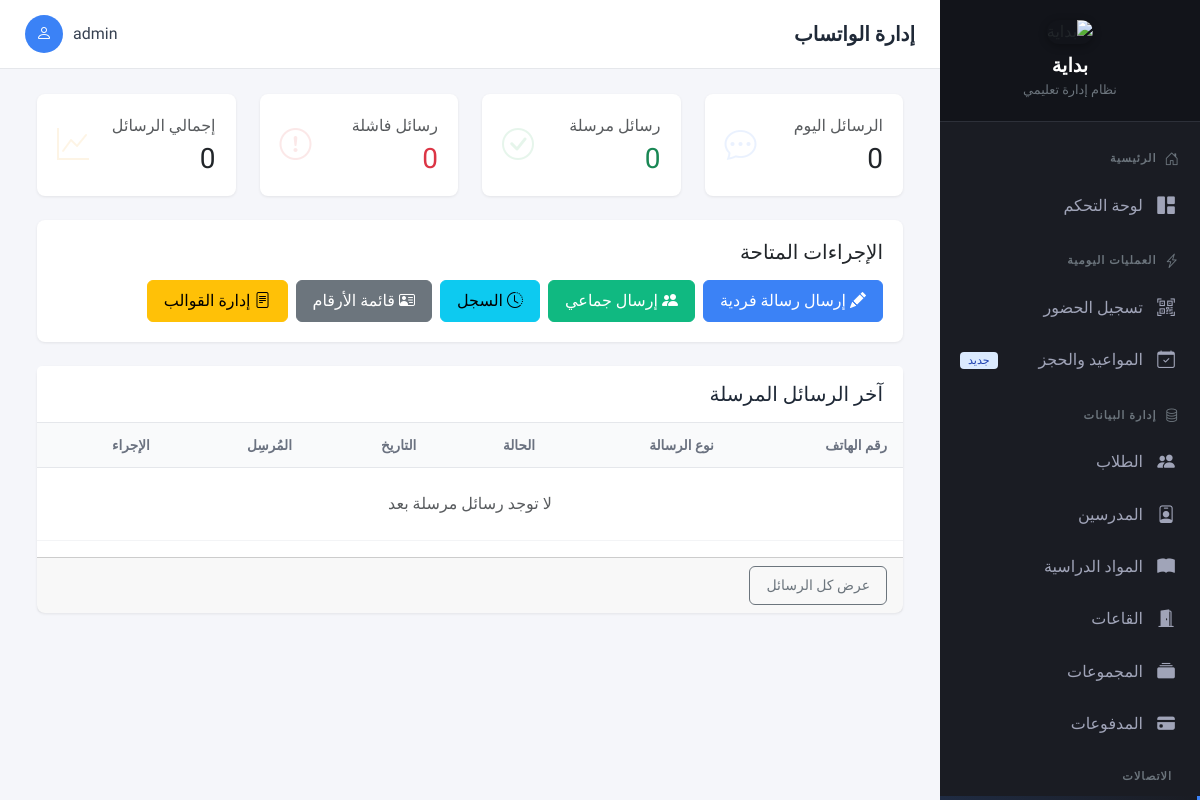
The app's page /notifications/whatsapp/ (signed in), older data.
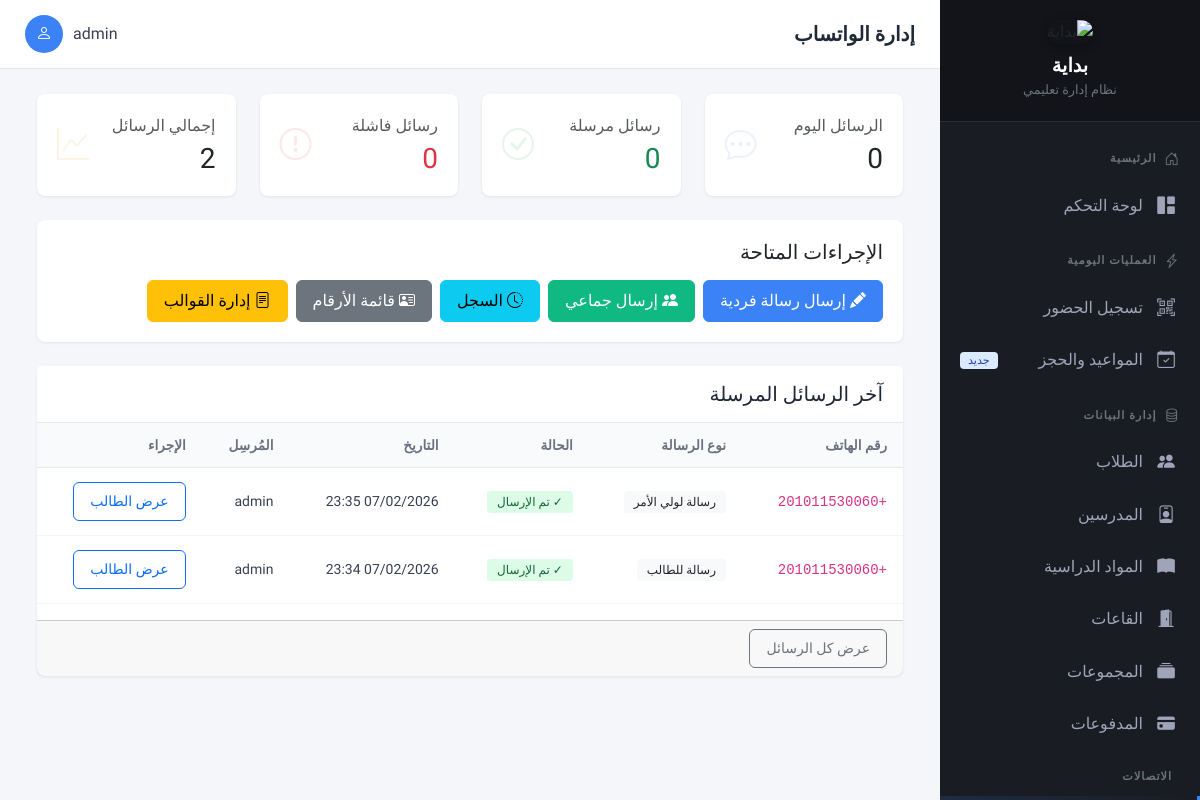
The same page, newer data.
### apps/accounts/models.py (models this page shows, shortened)
class User(AbstractUser):
    ROLE_CHOICES = [
        ('admin', 'مدير النظام'),
        ('supervisor', 'مشرف الحضور'),
        ('teacher', 'مدرس'),
    ]
    user_id = models.AutoField(primary_key=True)
    role = models.CharField(
        max_length=20,
        choices=ROLE_CHOICES,
        default='supervisor',
        verbose_name='الدور'
    )
    phone = models.CharField(
        max_length=17,
        blank=True,
        verbose_name='رقم الهاتف'
    )
    is_active = models.BooleanField(default=True)
    created_at = models.DateTimeField(auto_now_add=True)
    updated_at = models.DateTimeField(auto_now=True)
    class Meta:
        db_table = 'users'
        verbose_name = 'مستخدم'
        verbose_name_plural = 'المستخدمين'

### apps/notifications/models.py (models this page shows, shortened)
class WhatsAppMessage(models.Model):
    STATUS_CHOICES = [
        ('pending', 'قيد الانتظار'),
        ('sent', 'تم الإرسال'),
        ('failed', 'فشل الإرسال'),
        ('delivered', 'تم التسليم'),
    ]
    MESSAGE_TYPE_CHOICES = [
        ('student', 'رسالة للطالب'),
        ('parent', 'رسالة لولي الأمر'),
        ('group', 'رسالة جماعية'),
        ('attendance', 'تقرير الحضور'),
        ('payment', 'تقرير المدفوعات'),
        ('custom', 'رسالة مخصصة'),
    ]
    message_id = models.AutoField(primary_key=True)
    phone_number = models.CharField(max_length=20, verbose_name="رقم الهاتف")
    message_text = models.TextField(verbose_name="نص الرسالة")
    message_type = models.CharField(
        max_length=20,
        choices=MESSAGE_TYPE_CHOICES,
        default='custom',
        verbose_name="نوع الرسالة"
    )
    student = models.ForeignKey(
        Student,
        on_delete=models.SET_NULL,
        null=True,
        blank=True,
        related_name='whatsapp_messages',
        verbose_name="الطالب"
    )
    group = models.ForeignKey(
        Group,
        on_delete=models.SET_NULL,
        null=True,
        blank=True,
        related_name='whatsapp_messages',
        verbose_name="المجموعة"
    )
    sent_by = models.ForeignKey(
        User,
        on_delete=models.SET_NULL,
        null=True,
        blank=True,
        related_name='whatsapp_messages_sent',
        verbose_name="المُرسِل"
    )
    status = models.CharField(
        max_length=20,
        choices=STATUS_CHOICES,
        default='pending',
        verbose_name="حالة الرسالة"
    )
    sent_at = models.DateTimeField(null=True, blank=True, verbose_name="وقت الإرسال")
    delivered_at = models.DateTimeField(null=True, blank=True, verbose_name="وقت التسليم")
    created_at = models.DateTimeField(auto_now_add=True, verbose_name="وقت الإنشاء")
    updated_at = models.DateTimeField(auto_now=True, verbose_name="آخر تحديث")
    error_message = models.TextField(blank=True, verbose_name="رسالة الخطأ")
    notes = models.TextField(blank=True, verbose_name="ملاحظات")
    class Meta:
        db_table = 'whatsapp_messages'
        verbose_name = 'رسالة واتساب'
        verbose_name_plural = 'رسائل واتساب'
        ordering = ['-created_at']
        indexes = [
            models.Index(fields=['status', '-created_at']),
            models.Index(fields=['phone_number', '-created_at']),
            models.Index(fields=['message_type', '-created_at']),
        ]

### apps/notifications/views.py (the view)
# urls.py: path('whatsapp/', views.whatsapp_dashboard, name='whatsapp_dashboard'),
@login_required
def whatsapp_dashboard(request):
    today_messages = WhatsAppMessage.objects.filter(
        created_at__date=timezone.now().date()
    )
    stats = {
        'total_today': today_messages.count(),
        'sent_today': today_messages.filter(status='sent').count(),
        'pending_today': today_messages.filter(status='pending').count(),
        'failed_today': today_messages.filter(status='failed').count(),
        'total_all_time': WhatsAppMessage.objects.count(),
    }
    recent_messages = WhatsAppMessage.objects.all()[:20]
    groups = Group.objects.all()
    context = {
        'stats': stats,
        'recent_messages': recent_messages,
        'groups': groups,
        'page_title': 'إدارة الواتساب'
    }
    return render(request, 'notifications/whatsapp_dashboard.html', context)

### templates/notifications/whatsapp_dashboard.html (shortened to what this page needs)
{% extends 'base.html' %}
{% block page_title %}إدارة الواتساب{% endblock %}
{% block content %}
<div class="container-fluid">
    <div class="row mb-4">
        <div class="col-md-3">
            <div class="card">
                <div class="card-body">
                    <div class="d-flex justify-content-between align-items-center">
                        <div>
                            <p class="text-muted mb-1">الرسائل اليوم</p>
                            <h3 class="mb-0">{{ stats.total_today }}</h3>
                        </div>
                        <i class="bi bi-chat-dots" style="font-size: 2rem; color: #3b82f6; opacity: 0.1;"></i>
                    </div>
                </div>
            </div>
        </div>
        <div class="col-md-3">
            <div class="card">
                <div class="card-body">
                    <div class="d-flex justify-content-between align-items-center">
                        <div>
                            <p class="text-muted mb-1">رسائل مرسلة</p>
                            <h3 class="mb-0 text-success">{{ stats.sent_today }}</h3>
                        </div>
                        <i class="bi bi-check-circle" style="font-size: 2rem; color: #16a34a; opacity: 0.1;"></i>
                    </div>
                </div>
            </div>
        </div>
        <div class="col-md-3">
            <div class="card">
                <div class="card-body">
                    <div class="d-flex justify-content-between align-items-center">
                        <div>
                            <p class="text-muted mb-1">رسائل فاشلة</p>
                            <h3 class="mb-0 text-danger">{{ stats.failed_today }}</h3>
                        </div>
                        <i class="bi bi-exclamation-circle" style="font-size: 2rem; color: #dc2626; opacity: 0.1;"></i>
                    </div>
                </div>
            </div>
        </div>
        <div class="col-md-3">
            <div class="card">
                <div class="card-body">
                    <div class="d-flex justify-content-between align-items-center">
                        <div>
                            <p class="text-muted mb-1">إجمالي الرسائل</p>
                            <h3 class="mb-0">{{ stats.total_all_time }}</h3>
                        </div>
                        <i class="bi bi-graph-up" style="font-size: 2rem; color: #f59e0b; opacity: 0.1;"></i>
                    </div>
                </div>
            </div>
        </div>
    </div>
    <div class="row mb-4">
        <div class="col-12">
            <div class="card">
                <div class="card-body">
                    <h5 class="card-title mb-3">الإجراءات المتاحة</h5>
                    <div class="d-flex flex-wrap gap-2">
                        <a href="{% url 'notifications:send_message' %}" class="btn btn-primary">
                            <i class="bi bi-pencil-fill"></i> إرسال رسالة فردية
                        </a>
                        <a href="{% url 'notifications:send_bulk_message' %}" class="btn btn-success">
                            <i class="bi bi-people-fill"></i> إرسال جماعي
                        </a>
                        <a href="{% url 'notifications:message_history' %}" class="btn btn-info">
                            <i class="bi bi-clock-history"></i> السجل
                        </a>
                        <a href="{% url 'notifications:contact_list' %}" class="btn btn-secondary">
                            <i class="bi bi-person-vcard"></i> قائمة الأرقام
                        </a>
                        <a href="{% url 'notifications:manage_templates' %}" class="btn btn-warning">
                            <i class="bi bi-file-text"></i> إدارة القوالب
                        </a>
                    </div>
                </div>
            </div>
        </div>
    </div>
    <div class="row">
        <div class="col-12">
            <div class="card">
                <div class="card-header">
                    <h5 class="mb-0">آخر الرسائل المرسلة</h5>
                </div>
                <div class="table-responsive">
                    <table class="table table-hover mb-0">
                        <thead class="table-light">
                            <tr>
                                <th>رقم الهاتف</th>
                                <th>نوع الرسالة</th>
                                <th>الحالة</th>
                                <th>التاريخ</th>
                                <th>المُرسِل</th>
                                <th>الإجراء</th>
                            </tr>
                        </thead>
                        <tbody>
                            {% for message in recent_messages %}
                            <tr>
                                <td>
                                    <code>{{ message.phone_number }}</code>
                                </td>
                                <td>
                                    <span class="badge bg-light text-dark">{{ message.get_message_type_display }}</span>
                                </td>
                                <td>
                                    {% if message.status == 'sent' %}
                                    <span class="badge bg-success">✓ تم الإرسال</span>
                                    {% elif message.status == 'failed' %}
                                    <span class="badge bg-danger">✗ فشل</span>
                                    {% elif message.status == 'pending' %}
                                    <span class="badge bg-warning">⏳ قيد الانتظار</span>
                                    {% else %}
                                    <span class="badge bg-secondary">{{ message.get_status_display }}</span>
                                    {% endif %}
                                </td>
                                <td>
                                    <small>{{ message.created_at|date:"d/m/Y H:i" }}</small>
                                </td>
                                <td>
                                    <small>{{ message.sent_by.get_full_name|default:message.sent_by.username }}</small>
                                </td>
                                <td>
                                    {% if message.student %}
                                    <a href="{% url 'students:detail' message.student.student_id %}" class="btn btn-sm btn-outline-primary">
                                        عرض الطالب
                                    </a>
                                    {% endif %}
                                </td>
                            </tr>
                            {% empty %}
                            <tr>
                                <td colspan="6" class="text-center text-muted py-4">
                                    لا توجد رسائل مرسلة بعد
                                </td>
                            </tr>
                            {% endfor %}
                        </tbody>
                    </table>
                </div>
                <div class="card-footer">
                    <a href="{% url 'notifications:message_history' %}" class="btn btn-sm btn-outline-secondary">
                        عرض كل الرسائل
                    </a>
                </div>
            </div>
        </div>
    </div>
</div>
{% endblock %}

### templates/base.html (shortened to what this page needs)
<!DOCTYPE html>
<html lang="ar" dir="rtl">
<head>
    <link href="https://cdn.jsdelivr.net/npm/bootstrap@5.3.2/dist/css/bootstrap.rtl.min.css" rel="stylesheet">
    <link rel="stylesheet" href="https://cdn.jsdelivr.net/npm/bootstrap-icons@1.11.1/font/bootstrap-icons.css">
</head>
<body>
    <aside class="sidebar" id="sidebar">
        <div class="sidebar-header">
            <img src="https://quant1.b-cdn.net/R3TXa5heKSHw.jpeg" alt="بداية" class="sidebar-logo">
            <h4>بداية</h4>
            <span>نظام إدارة تعليمي</span>
        </div>
        <nav class="sidebar-menu">
            <div class="menu-section">
                <div class="menu-header">
                    <i class="bi bi-house-door"></i>
                    الرئيسية
                </div>
                <a href="{% url 'reports:dashboard' %}" class="menu-item {% if request.resolver_match.namespace == 'reports' and request.resolver_match.url_name == 'dashboard' %}active{% endif %}">
                    <i class="bi bi-grid-1x2-fill"></i>
                    <span>لوحة التحكم</span>
                </a>
            </div>
            <div class="menu-section">
                <div class="menu-header">
                    <i class="bi bi-lightning-charge"></i>
                    العمليات اليومية
                </div>
                <a href="{% url 'attendance:scanner' %}" class="menu-item {% if request.resolver_match.url_name == 'scanner' %}active{% endif %}">
                    <i class="bi bi-qr-code-scan"></i>
                    <span>تسجيل الحضور</span>
                </a>
                <a href="{% url 'teachers:booking_search' %}" class="menu-item {% if 'booking' in request.resolver_match.url_name %}active{% endif %}">
                    <i class="bi bi-calendar-check"></i>
                    <span>المواعيد والحجز</span>
                    <span class="badge bg-primary">جديد</span>
                </a>
            </div>
            <div class="menu-section">
                <div class="menu-header">
                    <i class="bi bi-database"></i>
                    إدارة البيانات
                </div>
                <a href="{% url 'students:list' %}" class="menu-item {% if request.resolver_match.namespace == 'students' %}active{% endif %}">
                    <i class="bi bi-people-fill"></i>
                    <span>الطلاب</span>
                </a>
                <a href="{% url 'teachers:list' %}" class="menu-item ">
                    <i class="bi bi-person-badge"></i>
                    <span>المدرسين</span>
                </a>
                <a href="{% url 'teachers:subject_list' %}" class="menu-item {% if 'subject' in request.resolver_match.url_name %}active{% endif %}">
                    <i class="bi bi-book-fill"></i>
                    <span>المواد الدراسية</span>
                </a>
                <a href="{% url 'teachers:room_list' %}" class="menu-item {% if 'room' in request.resolver_match.url_name %}active{% endif %}">
                    <i class="bi bi-door-open-fill"></i>
                    <span>القاعات</span>
                </a>
                <a href="{% url 'teachers:group_list' %}" class="menu-item {% if 'group' in request.resolver_match.url_name %}active{% endif %}">
                    <i class="bi bi-collection-fill"></i>
                    <span>المجموعات</span>
                </a>
                <a href="{% url 'payments:list' %}" class="menu-item {% if request.resolver_match.namespace == 'payments' %}active{% endif %}">
                    <i class="bi bi-credit-card-fill"></i>
                    <span>المدفوعات</span>
                </a>
            </div>
            <div class="menu-section">
                <div class="menu-header">
                    الاتصالات
                </div>
            </div>
        </nav>
    </aside>
    <div class="main-wrapper">
        <header class="top-header">
            <div class="d-flex align-items-center">
                <h1 class="page-title">{% block page_title %}لوحة التحكم{% endblock %}</h1>
            </div>
            {% if user.is_authenticated %}
            <div class="user-info">
                <span class="user-name">{{ user.get_full_name|default:user.username }}</span>
                <div class="user-avatar">
                    <i class="bi bi-person"></i>
                </div>
            </div>
            {% endif %}
        </header>
        <main class="content-area">
            {% block content %}{% endblock %}
        </main>
    </div>
</body>
</html>

Row changes from the older to the newer data that the page shows:
added WhatsAppMessage: phone_number "+201011530060", message_type "رسالة لولي الأمر", status "✓ تم الإرسال", created_at "07/02/2026 23:35", sent_by.get_full_name "admin", shows "عرض الطالب"
added WhatsAppMessage: phone_number "+201011530060", message_type "رسالة للطالب", status "✓ تم الإرسال", created_at "07/02/2026 23:34", sent_by.get_full_name "admin", shows "عرض الطالب"
Text that changed along with them:
{{ stats.total_all_time }}: "0" → "2"
text no longer shown: "لا توجد رسائل مرسلة بعد"
